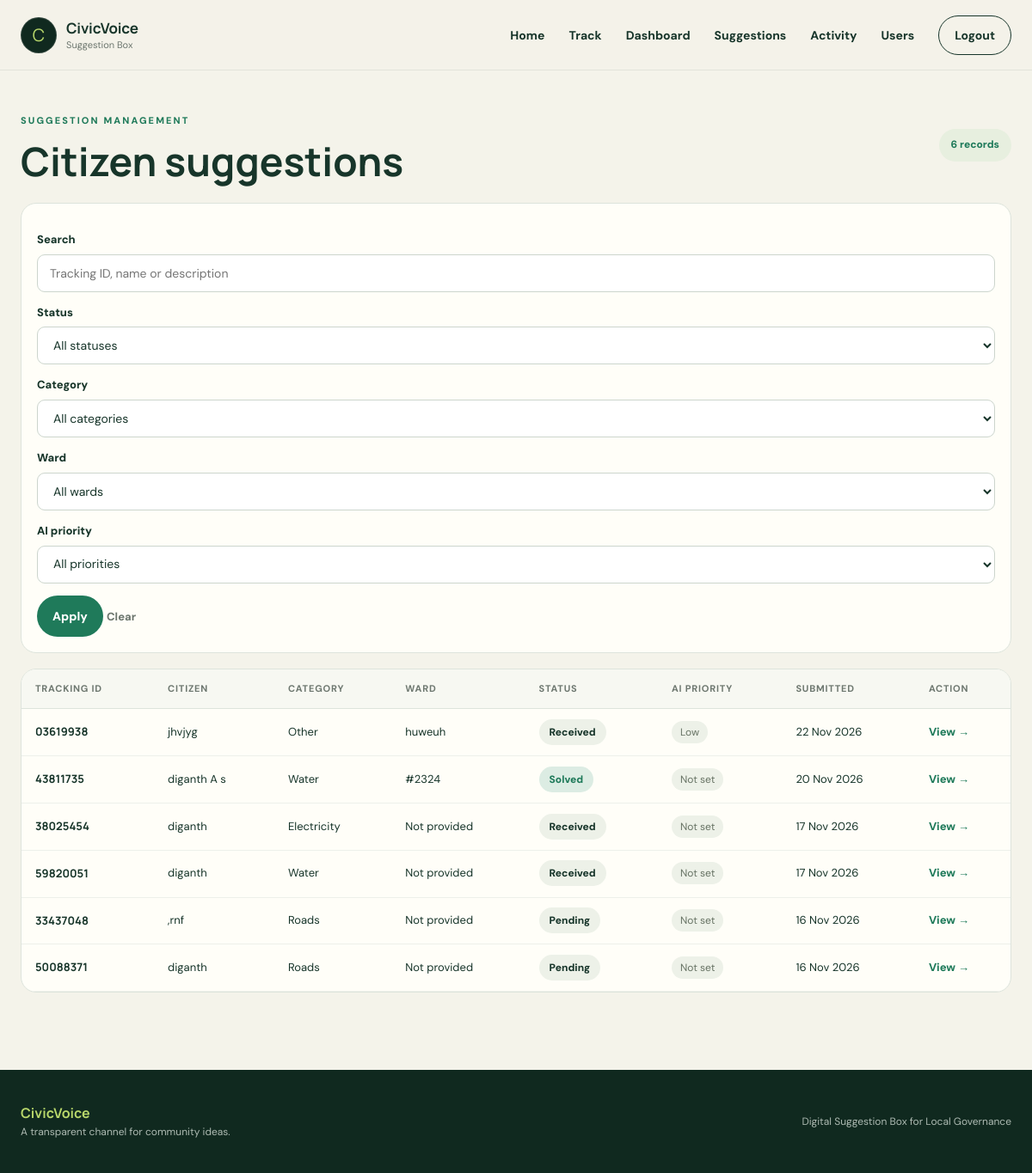
The page /admin/suggestions (signed in) on the database as committed earlier.
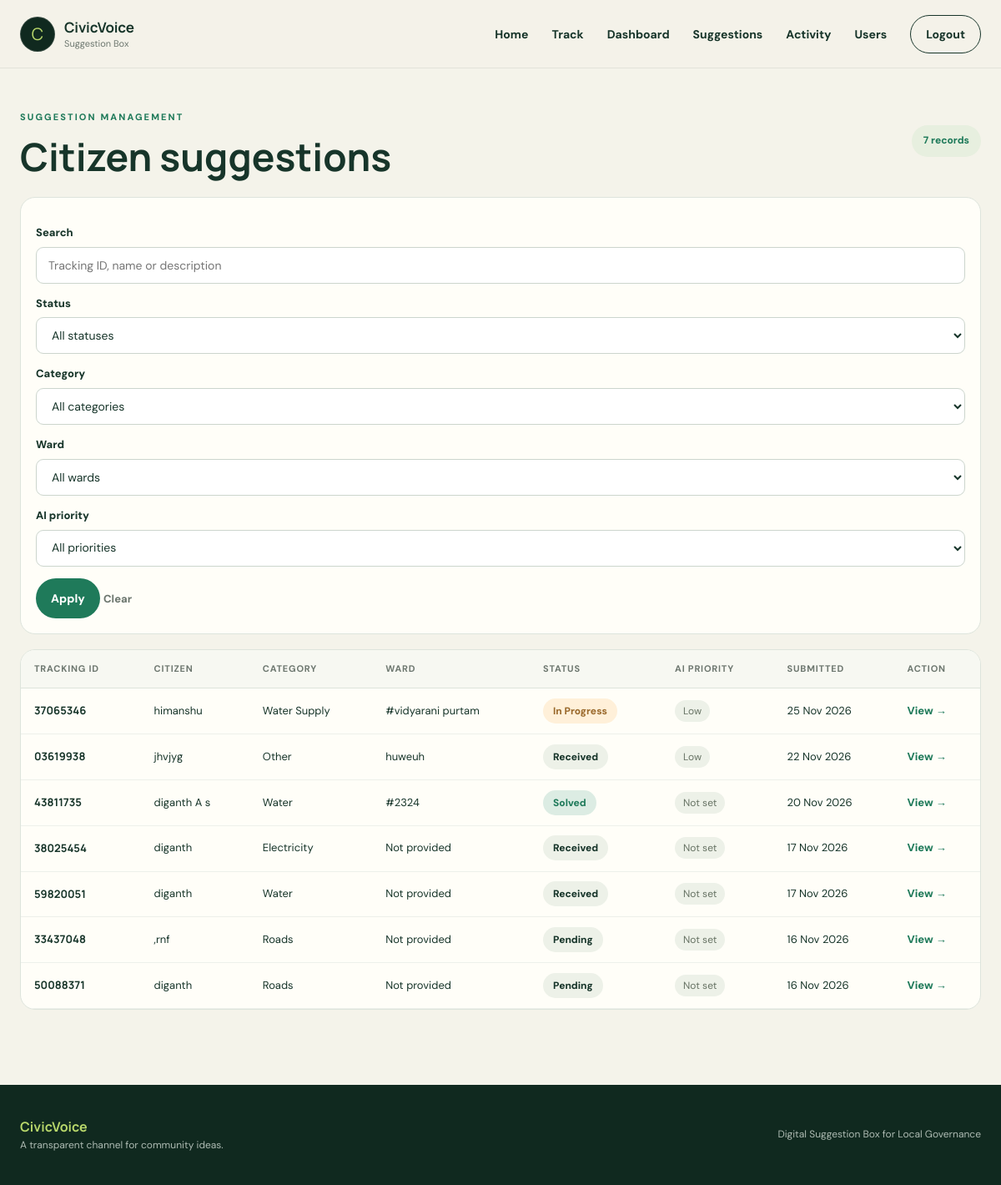
The same page on the database as committed later.
### app/models.py (models this page shows)
class Suggestion(db.Model):
    id = db.Column(db.Integer, primary_key=True)
    tracking_id = db.Column(
        db.String(8),
        unique=True,
        nullable=False,
        default=lambda: f"{secrets.randbelow(100_000_000):08d}"
    )
    name = db.Column(db.String(100), nullable=False)
    title = db.Column(db.String(150), nullable=True)
    category = db.Column(db.String(100), nullable=False)
    description = db.Column(db.Text, nullable=False)
    status = db.Column(
        db.String(30),
        default="Received",
        nullable=False
    )
    ward = db.Column(db.String(100), nullable=True)
    officer_remark = db.Column(db.Text, nullable=True)
    photo_filename = db.Column(db.String(255), nullable=True)
    ai_priority = db.Column(db.String(20), nullable=True)
    ai_priority_reason = db.Column(db.Text, nullable=True)
    ai_priority_provider = db.Column(db.String(30), nullable=True)
    created_at = db.Column(
        db.DateTime,
        default=datetime.utcnow
    )

### app/routes.py (the view, shortened to what this page needs)
    @app.route("/admin/suggestions")
    @staff_required
    def manage_suggestions():
        search = request.args.get("search", "").strip()
        status = request.args.get("status", "").strip()
        category = request.args.get("category", "").strip()
        ward = request.args.get("ward", "").strip()
        priority = request.args.get("priority", "").strip()
        query = Suggestion.query
        if status:
            query = query.filter(Suggestion.status == status)
        if category:
            query = query.filter(Suggestion.category == category)
        if ward:
            query = query.filter(Suggestion.ward == ward)
        if priority:
            query = query.filter(Suggestion.ai_priority == priority)
        suggestions = query.order_by(
            Suggestion.created_at.desc()
        ).all()
        categories = [
            item[0]
            for item in db.session.query(Suggestion.category)
            .distinct()
            .order_by(Suggestion.category)
            .all()
        ]
        wards = [
            item[0]
            for item in db.session.query(Suggestion.ward)
            .filter(Suggestion.ward.isnot(None))
            .filter(Suggestion.ward != "")
            .distinct()
            .order_by(Suggestion.ward)
            .all()
        ]
        return render_template(
            "suggestions.html",
            suggestions=suggestions,
            search=search,
            selected_status=status,
            selected_category=category,
            selected_ward=ward,
            selected_priority=priority,
            categories=categories,
            wards=wards
        )

### app/__init__.py (called while the page is built)
@login_manager.user_loader
def load_user(user_id):
    from app.models import User
    try:
        user_id = int(user_id)
    except (TypeError, ValueError):
        return None
    user = db.session.get(User, user_id)
    if user is None or not user.is_active:
        return None
    return user

### app/routes.py (called while the page is built)
def staff_required(view_function):
    @wraps(view_function)
    @login_required
    def wrapped_view(*args, **kwargs):
        if current_user.role not in ["admin", "staff"]:
            abort(403)
        return view_function(*args, **kwargs)
    return wrapped_view

### app/templates/suggestions.html (shortened to what this page needs)
{% extends "base.html" %}
{% block content %}
<div class="dashboard-header">
    <div>
        <span class="eyebrow">Suggestion management</span>
        <h1>Citizen suggestions</h1>
    </div>
    <span class="count-badge">{{ suggestions|length }} records</span>
</div>
<section class="form-container filter-panel">
    <form method="GET" action="{{ url_for('manage_suggestions') }}" class="management-filter">
        <div class="field search-field">
            <label for="search">Search</label>
            <input type="text" id="search" name="search" placeholder="Tracking ID, name or description" value="{{ search }}">
        </div>
        <div class="field">
            <label for="status">Status</label>
            <select id="status" name="status">
                <option value="">All statuses</option>
            </select>
        </div>
        <div class="field">
            <label for="category">Category</label>
            <select id="category" name="category">
                <option value="">All categories</option>
            </select>
        </div>
        <div class="field">
            <label for="ward">Ward</label>
            <select id="ward" name="ward">
                <option value="">All wards</option>
            </select>
        </div>
        <div class="field">
            <label for="priority">AI priority</label>
            <select id="priority" name="priority">
                <option value="">All priorities</option>
            </select>
        </div>
        <button type="submit" class="btn filter-button">Apply</button>
        <a class="clear-filter" href="{{ url_for('manage_suggestions') }}">Clear</a>
    </form>
</section>
<section class="form-container table-panel">
    {% if suggestions %}
        <div class="table-scroll">
            <table class="modern-table">
                <thead>
                    <tr>
                        <th>Tracking ID</th>
                        <th>Citizen</th>
                        <th>Category</th>
                        <th>Ward</th>
                        <th>Status</th>
                        <th>AI priority</th>
                        <th>Submitted</th>
                        <th>Action</th>
                    </tr>
                </thead>
                <tbody>
                    {% for suggestion in suggestions %}
                        <tr>
                            <td><strong class="tracking-code">{{ suggestion.tracking_id }}</strong></td>
                            <td>{{ suggestion.name }}</td>
                            <td>{{ suggestion.category }}</td>
                            <td>{{ suggestion.ward or "Not provided" }}</td>
                            <td><span class="status-pill status-{{ suggestion.status|lower|replace(' ', '-') }}">{{ suggestion.status }}</span></td>
                            <td><span class="priority-{{ (suggestion.ai_priority or 'low')|lower }}">{{ suggestion.ai_priority or "Not set" }}</span></td>
                            <td>{{ suggestion.created_at.strftime("%d %b %Y") }}</td>
                            <td>
                                <a class="table-action" href="{{ url_for('suggestion_detail', suggestion_id=suggestion.id) }}">View <span>→</span></a>
                            </td>
                        </tr>
                    {% endfor %}
                </tbody>
            </table>
        </div>
    {% else %}
        <p class="empty-state">No suggestions found for these filters.</p>
    {% endif %}
</section>
{% endblock %}

Rows that differ between the two databases and show on the page:
added Suggestion: tracking_id "37065346", name "himanshu", category "Water Supply", ward "#vidyarani purtam", status "In Progress", ai_priority "Low", created_at "25 Nov 2026"
Other text that changed with them:
{{ suggestions|length }}: "6" → "7"
